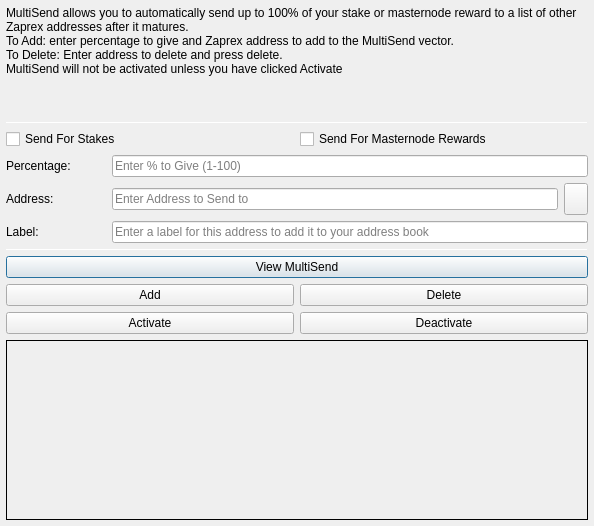
<?xml version="1.0" encoding="UTF-8"?>
<ui version="4.0">
 <class>MultiSendDialog</class>
 <widget class="QDialog" name="MultiSendDialog">
  <property name="windowModality">
   <enum>Qt::NonModal</enum>
  </property>
  <property name="geometry">
   <rect>
    <x>0</x>
    <y>0</y>
    <width>594</width>
    <height>526</height>
   </rect>
  </property>
  <property name="windowTitle">
   <string>MultiSend</string>
  </property>
  <layout class="QVBoxLayout" name="verticalLayout" stretch="0">
   <property name="leftMargin">
    <number>6</number>
   </property>
   <property name="topMargin">
    <number>6</number>
   </property>
   <property name="rightMargin">
    <number>6</number>
   </property>
   <property name="bottomMargin">
    <number>6</number>
   </property>
   <item>
    <layout class="QVBoxLayout" name="verticalLayout_Main" stretch="1,1,1,0,1,1,1">
     <item>
      <widget class="QLabel" name="label_2">
       <property name="lineWidth">
        <number>1</number>
       </property>
       <property name="text">
        <string>MultiSend allows you to automatically send up to 100% of your stake or masternode reward to a list of other Zaprex addresses after it matures.
To Add: enter percentage to give and Zaprex address to add to the MultiSend vector.
To Delete: Enter address to delete and press delete.
MultiSend will not be activated unless you have clicked Activate</string>
       </property>
       <property name="alignment">
        <set>Qt::AlignLeading|Qt::AlignLeft|Qt::AlignTop</set>
       </property>
       <property name="wordWrap">
        <bool>true</bool>
       </property>
      </widget>
     </item>
     <item>
      <widget class="Line" name="line">
       <property name="minimumSize">
        <size>
         <width>0</width>
         <height>1</height>
        </size>
       </property>
       <property name="maximumSize">
        <size>
         <width>16777215</width>
         <height>1</height>
        </size>
       </property>
       <property name="orientation">
        <enum>Qt::Horizontal</enum>
       </property>
      </widget>
     </item>
     <item>
      <layout class="QVBoxLayout" name="verticalLayout_Settings">
       <item>
        <layout class="QHBoxLayout" name="horizontalLayout">
         <item>
          <widget class="QCheckBox" name="multiSendStakeCheckBox">
           <property name="text">
            <string>Send For Stakes</string>
           </property>
          </widget>
         </item>
         <item>
          <widget class="QCheckBox" name="multiSendMasternodeCheckBox">
           <property name="text">
            <string>Send For Masternode Rewards</string>
           </property>
          </widget>
         </item>
        </layout>
       </item>
       <item>
        <layout class="QHBoxLayout" name="horizontalLayout_6">
         <item>
          <widget class="QLabel" name="label">
           <property name="minimumSize">
            <size>
             <width>100</width>
             <height>0</height>
            </size>
           </property>
           <property name="toolTip">
            <string>Percentage of stake to send</string>
           </property>
           <property name="text">
            <string>Percentage:</string>
           </property>
          </widget>
         </item>
         <item>
          <widget class="QLineEdit" name="multiSendPercentEdit">
           <property name="toolTip">
            <string>Enter whole numbers 1 - 100</string>
           </property>
           <property name="placeholderText">
            <string>Enter % to Give (1-100)</string>
           </property>
          </widget>
         </item>
        </layout>
       </item>
       <item>
        <layout class="QHBoxLayout" name="horizontalLayout_7">
         <item>
          <widget class="QLabel" name="label_5">
           <property name="minimumSize">
            <size>
             <width>100</width>
             <height>0</height>
            </size>
           </property>
           <property name="toolTip">
            <string>Address to send portion of stake to</string>
           </property>
           <property name="text">
            <string>Address:</string>
           </property>
          </widget>
         </item>
         <item>
          <widget class="QLineEdit" name="multiSendAddressEdit">
           <property name="toolTip">
            <string/>
           </property>
           <property name="placeholderText">
            <string>Enter Address to Send to</string>
           </property>
          </widget>
         </item>
         <item>
          <widget class="QToolButton" name="addressBookButton">
           <property name="maximumSize">
            <size>
             <width>16777215</width>
             <height>32</height>
            </size>
           </property>
           <property name="toolTip">
            <string>Choose an address from the address book</string>
           </property>
           <property name="text">
            <string/>
           </property>
           <property name="icon">
            <iconset resource="../zaprex.qrc">
             <normaloff>:/icons/address-book</normaloff>:/icons/address-book</iconset>
           </property>
           <property name="shortcut">
            <string>Alt+A</string>
           </property>
          </widget>
         </item>
        </layout>
       </item>
      </layout>
     </item>
     <item>
      <layout class="QHBoxLayout" name="horizontalLayout_3">
       <item>
        <widget class="QLabel" name="label_3">
         <property name="minimumSize">
          <size>
           <width>100</width>
           <height>0</height>
          </size>
         </property>
         <property name="text">
          <string>Label:</string>
         </property>
        </widget>
       </item>
       <item>
        <widget class="QLineEdit" name="labelAddressLabelEdit">
         <property name="placeholderText">
          <string>Enter a label for this address to add it to your address book</string>
         </property>
        </widget>
       </item>
      </layout>
     </item>
     <item>
      <widget class="Line" name="line_2">
       <property name="minimumSize">
        <size>
         <width>0</width>
         <height>1</height>
        </size>
       </property>
       <property name="maximumSize">
        <size>
         <width>16777215</width>
         <height>1</height>
        </size>
       </property>
       <property name="orientation">
        <enum>Qt::Horizontal</enum>
       </property>
      </widget>
     </item>
     <item>
      <layout class="QVBoxLayout" name="verticalLayout_Buttons">
       <item>
        <layout class="QHBoxLayout" name="horizontalLayout_4">
         <item>
          <widget class="QPushButton" name="viewButton">
           <property name="toolTip">
            <string/>
           </property>
           <property name="statusTip">
            <string>View MultiSend Vector</string>
           </property>
           <property name="text">
            <string>View MultiSend</string>
           </property>
          </widget>
         </item>
        </layout>
       </item>
       <item>
        <layout class="QHBoxLayout" name="horizontalLayout_2">
         <item>
          <widget class="QPushButton" name="addButton">
           <property name="toolTip">
            <string/>
           </property>
           <property name="statusTip">
            <string>Add to MultiSend Vector</string>
           </property>
           <property name="text">
            <string>Add</string>
           </property>
          </widget>
         </item>
         <item>
          <widget class="QPushButton" name="deleteButton">
           <property name="toolTip">
            <string/>
           </property>
           <property name="statusTip">
            <string>Delete Address From MultiSend Vector</string>
           </property>
           <property name="text">
            <string>Delete</string>
           </property>
          </widget>
         </item>
        </layout>
       </item>
       <item>
        <layout class="QHBoxLayout" name="horizontalLayout_5">
         <item>
          <widget class="QPushButton" name="activateButton">
           <property name="statusTip">
            <string>Activate MultiSend</string>
           </property>
           <property name="text">
            <string>Activate</string>
           </property>
          </widget>
         </item>
         <item>
          <widget class="QPushButton" name="disableButton">
           <property name="statusTip">
            <string>Deactivate MultiSend</string>
           </property>
           <property name="text">
            <string>Deactivate</string>
           </property>
          </widget>
         </item>
        </layout>
       </item>
      </layout>
     </item>
     <item>
      <widget class="QLabel" name="message">
       <property name="minimumSize">
        <size>
         <width>0</width>
         <height>180</height>
        </size>
       </property>
       <property name="frameShape">
        <enum>QFrame::Panel</enum>
       </property>
       <property name="frameShadow">
        <enum>QFrame::Plain</enum>
       </property>
       <property name="lineWidth">
        <number>1</number>
       </property>
       <property name="midLineWidth">
        <number>1</number>
       </property>
       <property name="text">
        <string/>
       </property>
       <property name="alignment">
        <set>Qt::AlignLeading|Qt::AlignLeft|Qt::AlignTop</set>
       </property>
       <property name="wordWrap">
        <bool>true</bool>
       </property>
      </widget>
     </item>
    </layout>
   </item>
  </layout>
 </widget>
 <resources>
  <include location="../zaprex.qrc"/>
 </resources>
 <connections/>
</ui>
